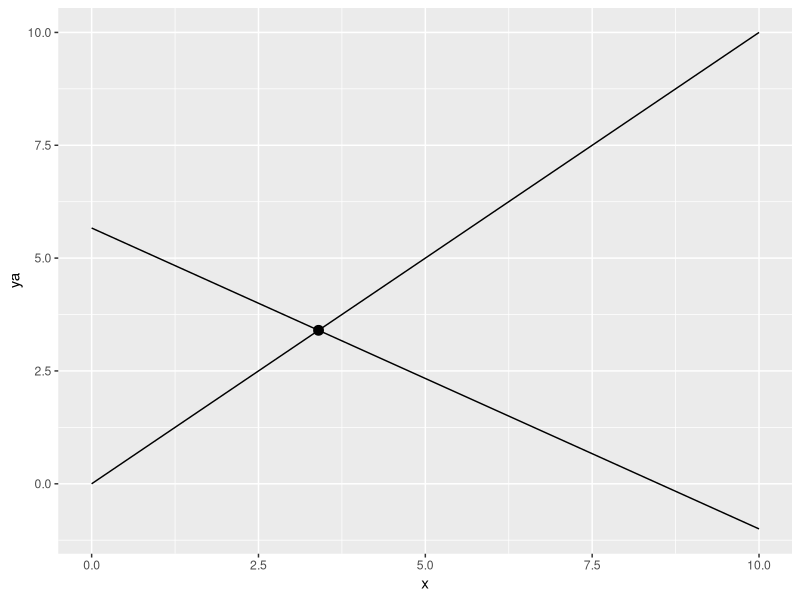
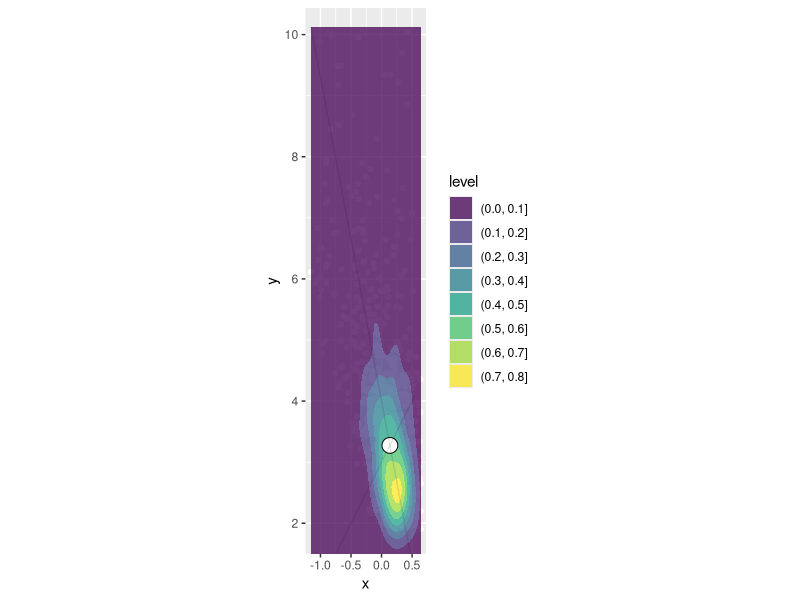
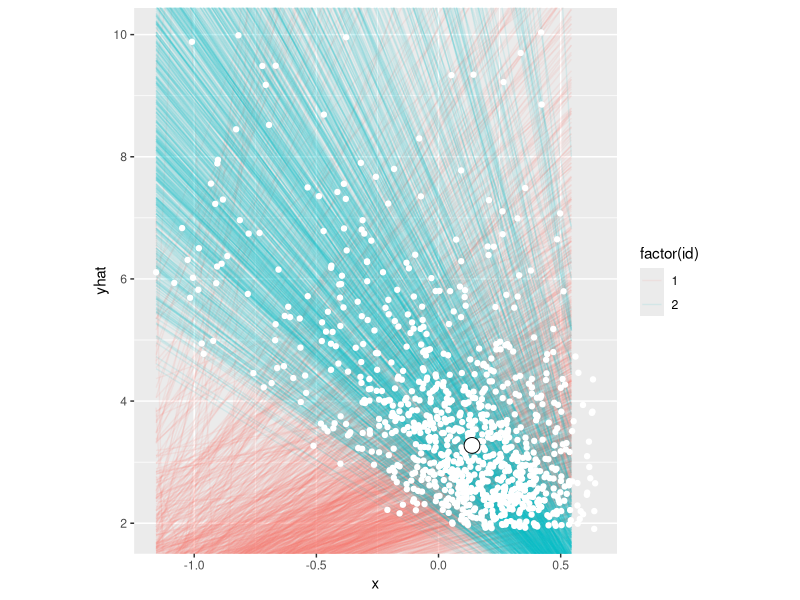
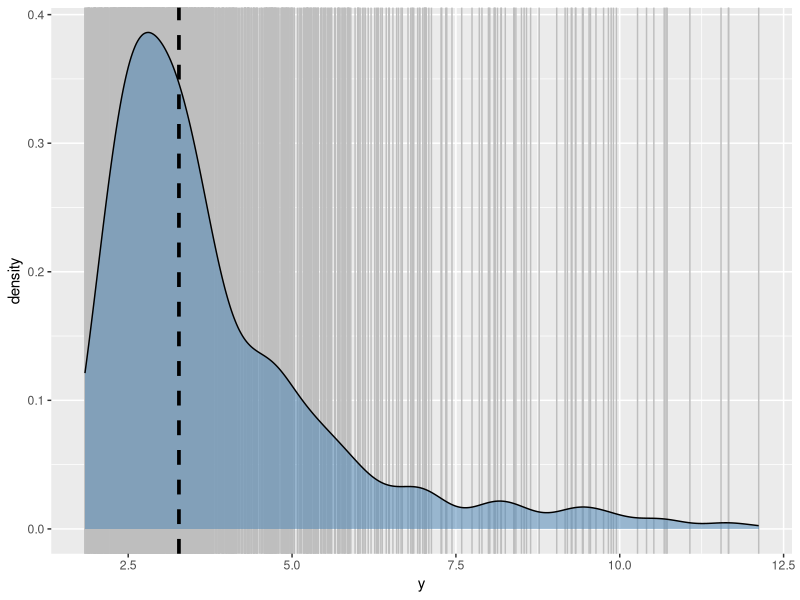

These charts were generated, in order, by the following R code:
#' @name test
#' @title test.R
#' @author Tim Fraser
#' @description Testing for Social Technical Systems Class


library(dplyr)
library(readr)
library(ggplot2)

d = tribble(
  ~x, ~y, ~c,
  2,  3,  17,
  -1, 1,  0
)

m = as.matrix(d)

s = solve(a = m[,-3], b = m[,3])

d %>%
  mutate(test = x * s[1] + y * s[2])

# 17 = 2*x + 3*y
# If we solve for y...
# y = (17 - 2*x)/3

# -1*x + 1*y = 0
# y = x
y1 = function(x){  (17 - 2*x)/3  }
y2 = function(x){ return(x) }

test = tibble(
  x = seq(from = 0, to =10, by = 0.1),
  ya = y1(x),
  yb = y2(x)
)

ggplot() +
  geom_line(data = test, mapping = aes(x = x, y = ya)) +
  geom_line(data = test, mapping = aes(x = x, y = yb)) +
  geom_point(data = tibble(x = s[1], y = s[2]), mapping = aes(x = x, y = y), size = 3)


# Multivariate Normal Simulations (Best) ###########################################


# Original formula
# y = 2 * x + 3
# y = -5.3 * x + 4

# Suppose to start, you have a system of 2 equations, where...
# --- variable x has a standard error. 
# --- constant c **could** a standard error too if you choose.
# --- variable y could have a standard error - sigma! representing the model standard error - prediction error.
# --- slope of y MUST be 1, since you've set everything equal to y.
d = tribble(
  ~beta_x, ~beta_c, ~beta_y, ~se_x, ~se_c, ~se_y,
  2,       3,       1,       0.5,   0.1,    0.5,   
  -5.3,     4,      1,        0.4,   0.2,    0.4
)  %>%
  # Give a unique ID to each equation in your system of equations
  mutate(id = 1:n())

# Knowing nothing else about these variables...
dsim = d %>%
  group_by(id) %>%
  mutate(
    # Total variables being simulated
    n_p = length(c(beta_y, beta_x, beta_c)),
    # Get covariance matrix, where variance of the constant 'alpha' is 0
    # Assume interrelationships/inter-correlations are 0
    sigma = matrix(data = 0, nrow = n_p, ncol = n_p ) %>% `diag<-`(c(se_y, se_x, se_c)) %>% .^2 %>% list(),
    mu = c(beta_y, beta_x, beta_c) %>% list()
  ) %>%
  # For each equation, 
  group_by(id) %>%
  # Randomly simulate the slope coefficients for as many variables as are NOT the outcome y or constants alpha,
  # holding constant the beta_y and alpha
  reframe(
    # For as many reps as we make, give a unique id from 1 to n    
    # Generate 1000 simulations for each equation...
    mvtnorm::rmvnorm(n = 1000, mean = mu[[1]], sigma = sigma[[1]]) %>%
      as_tibble() %>%
      select(beta_y = 1, beta_x  = 2, beta_c = 3)
  ) %>%
  # For each equation,
  group_by(id) %>%
  # Add an ID for each replicate
  mutate(rep = 1:n()) %>%
  ungroup() %>%
  # Add in a zero row for the original
  bind_rows(d %>% mutate(rep = 0) %>% select(id, rep, beta_y, beta_x, beta_c))  %>%
  arrange(rep, id)


dsim
# Now, for each rep, let's solve the system of equations, 
# adding the following values x and y to the data.frame


solve_it = function(a, b, ...){
  # Get back number of columns
  purrr::possibly(.f = ~solve(a,b,...) %>% t(), 
                  otherwise = matrix(NA, nrow = 1, ncol = ncol(a)),
                  quiet  = FALSE)()
}


m = dsim %>%
  filter(rep == 0) %>%
  select(beta_y, beta_x, beta_c) %>%
  mutate(beta_x = -1*beta_x) %>%
  as.matrix()
solve(a = m[,-3], b = m[,3])
# m %>% solve(a = .[,-3], b = .[,3])

solve_it(a = m[,-3], b = m[,3])


coords = dsim %>%
  # Adjust the slopes so that we're showing
  # beta_x *x + beta_y*y = beta_c * c
  # Instead of 
  # beta_y*y = beta_x*x + beta_c*c
  # In other words, subtract beta_y*y from one side and beta_c*c from the other
  #mutate(beta_y = -1*beta_y,
  #       beta_c = -1*beta_c)  %>%
  # OR, more simply....
  # subtract beta_x*x (as many x's as there are)
  mutate(beta_x = -1*beta_x) %>%
  group_by(rep) %>%
  summarize(
    solve(a = tibble(beta_y, beta_x) %>% as.matrix(),
          b = tibble(beta_c) %>% as.matrix()) %>%
      t() %>%
      as_tibble() %>%
      select(y = 1, x = 2)
  )

coords

# 95% confidence solution space
ci = coords %>%
  filter(rep != 0) %>%
  filter(y >= quantile(y, probs = 0.025),
         y <= quantile(y, probs = 0.975),
         x >= quantile(x, probs = 0.025),
         x <= quantile(x, probs = 0.975))
ci

# Visualize the lines
lines = ci %>% 
  summarize(xmin = min(x),
            xmax = max(x)) %>%
  reframe(x = seq(from = xmin, to = xmax, by = 0.1)) %>%
  group_by(x) %>%
  reframe(dsim) %>%
  # Then calculate a predicted yhat value
  mutate(yhat = (beta_x * x + beta_c * 1) / beta_y ) %>%
  mutate(line = paste0(id,"-",rep)) 

# Visualize the solution space
ggplot() +
  geom_point(data = ci, mapping = aes(x = x, y = y), color = "white") +
  geom_density_2d_filled(data = ci, mapping = aes(x = x, y = y), alpha = 0.75) +
  geom_point(data = coords %>% filter(rep == 0),
             mapping = aes(x =x, y= y), shape = 21, color = "black", fill = "white", size = 5) +
  geom_line(data = lines %>% filter(rep == 0), 
            mapping = aes(x = x, y= yhat, group = line),
            alpha = 0.1) +
  coord_fixed(xlim = range(ci$x), ylim = range(ci$y))

# Visualize all lines, focusing on the solution space
ggplot() +
  geom_line(data = lines, mapping = aes(x = x, y= yhat, group = line, color = factor(id)),
            alpha = 0.1) +
  geom_point(data = ci, mapping = aes(x = x, y = y), color = "white") +
  geom_point(data = coords %>% filter(rep == 0),
             mapping = aes(x =x, y= y), shape = 21, color = "black", fill = "white", size = 5) +
  coord_fixed(xlim = range(ci$x), ylim = range(ci$y), ratio = 1/4)

# Solution Space
coords %>% filter(rep == 1)





# Pooled Standard Error #####################################################

# Original formula
# y = 2 * x + 3
# y = -5.3 * x + 4

# Suppose to start, you have a system of 2 equations, where...
# --- variable x has a standard error. 
# --- constant c **could** a standard error too if you choose.
# --- variable y could have a standard error - sigma! representing the model standard error - prediction error.
# --- slope of y MUST be 1, since you've set everything equal to y.
d = tribble(
  ~beta_x, ~beta_c, ~beta_y, ~se_x, ~se_c, ~se_y,
  2,       3,       1,       0.5,   0.1,    0.3,   
  -5.3,     4,      1,        0.4,   0.2,    0.2
)  %>%
  # Give a unique ID to each equation in your system of equations
  mutate(id = 1:n())

dsim = d %>%
  summarize(
    # Estimate a pooled standard error, not assuming equal variances, like so...    
    se_x = sqrt(sum(se_x^2)),
    se_y = sqrt(sum(se_y^2)),
    se_c = sqrt(sum(se_c^2)),
    # Total variables being simulated
    n_p = length(c("beta_y", "beta_x", "beta_c")),
    # Get covariance matrix, where variance of the constant 'alpha' is 0
    # Assume interrelationships/inter-correlations are 0
    sigma = matrix(data = 0, nrow = n_p, ncol = n_p ) %>% `diag<-`(c(se_y, se_x, se_c)) %>% .^2 %>% list(),
    # Where mu is held at 0
    mu = c(0,0,0) %>% list()
  ) %>%
  reframe(
    # For as many reps as we make, give a unique id from 1 to n    
    # Generate 1000 simulations for each equation...
    mvtnorm::rmvnorm(n = 1000, mean = mu[[1]], sigma = sigma[[1]]) %>%
      as_tibble() %>%
      select(error_y = 1, error_x  = 2, error_c = 3)
  ) %>%
  # Add a replicate ID
  mutate(rep = 1:n()) %>%
  # Add in a zero row for the original
  bind_rows(
    tibble(rep = 0, error_y = 0, error_x = 0, error_c = 0)
  ) %>%
  # Now, **whatever** the betas are, we're going to add these to BOTH
  # thus keeping the same basic relationships (?)
  tidyr::expand_grid(
    ., id = 1:nrow(d)
  ) %>%
  # Bring in the original system of equations
  left_join(by = "id", y = d %>% select(id, beta_x, beta_c, beta_y)) %>%
  # Update the betas with the simulations (original stays the same)
  mutate(
    beta_y = beta_y + error_y,
    beta_x = beta_x + error_x,
    beta_c = beta_c + error_c
  ) %>%
  arrange(rep, id) %>%
  # Return the final estimates
  select(rep, id, beta_x, beta_y, beta_c)

solve_it = function(a, b, ...){
  # Get back number of columns
  purrr::possibly(.f = ~solve(a,b,...) %>% t(), 
                  otherwise = matrix(NA, nrow = 1, ncol = ncol(a)),
                  quiet  = FALSE)()
}



coords = dsim %>% 
  # Adjust the slopes so that x and y are on same side and constant c is on other
  # OR, simply....
  # subtract beta_x*x (as many x's as there are)
  mutate(beta_x = -1*beta_x) %>%
  group_by(rep) %>%
  summarize(
    solve(a = tibble(beta_y, beta_x) %>% as.matrix(),
          b = tibble(beta_c) %>% as.matrix()) %>%
      t() %>%
      as_tibble() %>%
      select(y = 1, x = 2)
  )


# 95% confidence solution space
ci = coords %>%
  filter(rep != 0) %>%
  filter(y >= quantile(y, probs = 0.025),
         y <= quantile(y, probs = 0.975),
         x >= quantile(x, probs = 0.025),
         x <= quantile(x, probs = 0.975))
ci

# Visualize the lines
lines = ci %>% 
  summarize(xmin = min(x),
            xmax = max(x)) %>%
  reframe(x = seq(from = xmin, to = xmax, by = 0.1)) %>%
  group_by(x) %>%
  reframe(dsim) %>%
  # Then calculate a predicted yhat value
  mutate(yhat = (beta_x * x + beta_c * 1) / beta_y ) %>%
  mutate(line = paste0(id,"-",rep)) 
ci

# Visualize the solution space (y varies, but x doesn't)
ggplot() +
  geom_vline(data = ci, mapping = aes(xintercept = y), color = "grey") +
  geom_density(data = ci, mapping = aes(x = y), alpha = 0.5, fill = "steelblue")  +
  geom_vline(data = coords %>% filter(rep == 0),
             mapping = aes(xintercept = y), linetype = "dashed", color = "black", linewidth = 1.25)

# Solution Space
coords %>% filter(rep == 1)



